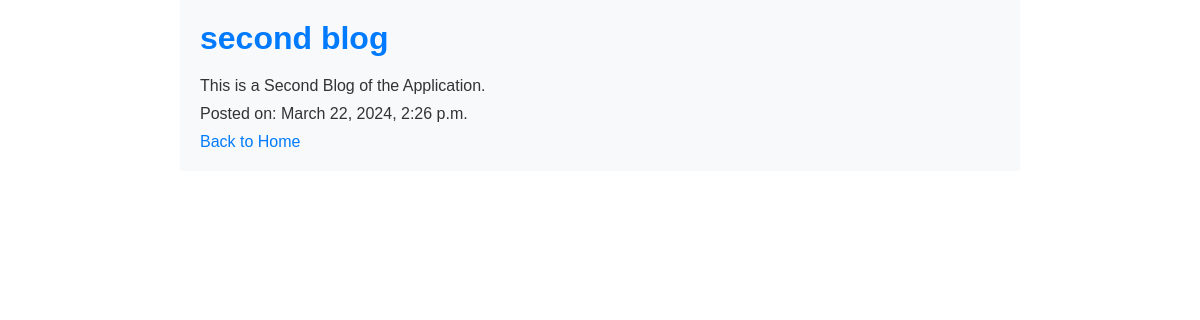
Screenshot of /post/3/ with the database file from the repository.
### blog/models.py (models this page shows, shortened)
class Post(models.Model):
    author = models.ForeignKey(settings.AUTH_USER_MODEL, on_delete=models.CASCADE)
    title = models.CharField(max_length=200)
    content = models.TextField()
    date_posted = models.DateTimeField(auto_now_add=True)

### blog/views.py (the view)
# urls.py: path('post/<int:pk>/', v1.post_detail, name='post-detail'),
def post_detail(request, pk):
    post = get_object_or_404(Post, pk=pk)
    return render(request, 'post_detail.html', {'post': post})

### templates/post_detail.html (shortened to what this page needs)
<!DOCTYPE html>
<html lang="en">
<head>
</head>
<body>
    <div class="container">
        <h1>{{ post.title }}</h1>
        <p>{{ post.content }}</p>
        <p>Posted on: {{ post.date_posted }}</p>
        <a href="{% url 'home' %}">Back to Home</a>
    </div>
</body>
</html>

### templates/post_detail.html (style rules this page uses)
body, h1, h2, h3, h4, h5, h6, p, ul, li { margin: 0; padding: 0; font-family: Arial, sans-serif; }
.container { max-width: 800px; margin: 0 auto; padding: 20px; background-color: #f8f9fa; color: #333; }
h1 { margin-bottom: 20px; color: #007bff; }
p { margin-bottom: 10px; }
a { color: #007bff; text-decoration: none; transition: color 0.3s ease; }

### rows the page displays
Post: title "second blog", content "This is a Second Blog of the Application.", date_posted "March 22, 2024, 2:26 p.m."
